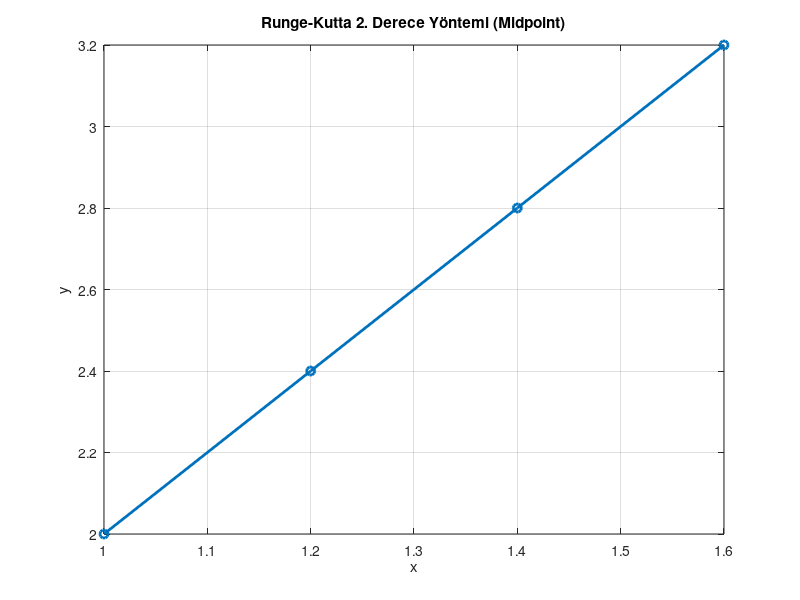

Write the MATLAB code that produced this figure.
clc; clear; close all;

% Başlangıç değerleri
x0 = 1.0;
y0 = 2.0;
h = 0.2;
N = 3; % Adım sayısı

% x ve y için vektörler
x = zeros(1, N+1);
y = zeros(1, N+1);

% İlk değerleri ata
x(1) = x0;
y(1) = y0;

% Runge-Kutta 2. Derece (Midpoint) yöntemi
for n = 1:N
    k1 = y(n) / x(n);                                      % f(x_n, y_n)
    k2 = (y(n) + h/2 * k1) / (x(n) + h/2);                 % f(x_n + h/2, y_n + h/2 * k1)
    y(n+1) = y(n) + h * k2;                                % y_{n+1}
    x(n+1) = x(n) + h;                                     % x_{n+1}
end

% Sonuçları yazdır
fprintf("Adım\t x_n\t\t y_n (RK2)\n");
for n = 1:N+1
    fprintf("%d\t %.1f\t\t %.6f\n", n-1, x(n), y(n));
end

% Grafik çizimi
figure;
plot(x, y, '-o', 'LineWidth', 2);
title('Runge-Kutta 2. Derece Yöntemi (Midpoint)');
xlabel('x'); ylabel('y');
grid on;
